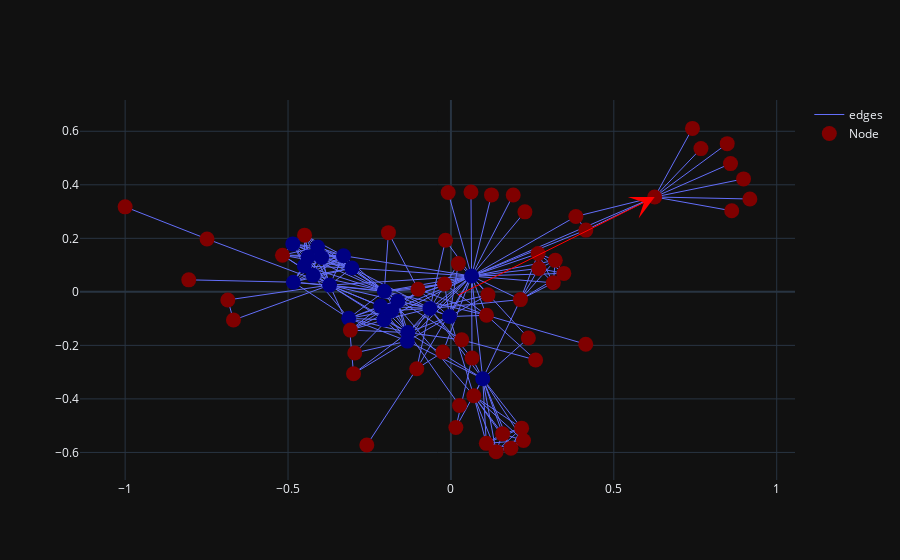

This figure's notebook cell:
### Code cell
%%timeit -n1 -r1
df = other_sims.k_means_matrix_clustering(target_G, target_rad, [measures.global_graph_degree], target_clusters)
fig = visualize.visualize_rdd_kmeans_matrix(target_G, target_rad, [measure_list], pos, target_clusters)
fig.show()
df = df.sort_values('cluster')
# print(df)

clusters = df_to_cluster_list(df)
result = nx.algorithms.community.modularity(target_G, clusters)
print(result)

### Figure 1 — Plotly figure (JSON) as saved in the notebook; plotly's stock layout.template omitted (floating-point values rounded to 4 significant figures; data arrays with more than 128 entries replaced by an {"elided": "..."} marker saying what was removed)
{"data": [{"line": {"width": 1}, "marker": {"color": [1, 1, 1, 1, 1, 1, 1, 1, 1, 1, 1, 0, 1, 1, 1, 1, 1, 1, 1, 1, 1, 1, 1, 0, 0, 0, 0, 0, 1, 1, 1, 1, 1, 1, 1, 1, 1, 1, 1, 1, 1, 0, 1, 1, 1, 1, 1, 1, 0, 1, 1, 1, 1, 1, 1, 0, 1, 0, 0, 0, 1, 0, 0, 0, 0, 0, 0, 1, 0, 0, 0, 0, 1, 1, 1, 1, 1], "colorscale": [[0, "rgb(0,0,131)"], [0.2, "rgb(0,60,170)"], [0.4, "rgb(5,255,255)"], [0.6, "rgb(255,255,0)"], [0.8, "rgb(250,0,0)"], [1, "rgb(128,0,0)"]], "size": 15}, "mode": "lines", "name": "edges", "type": "scatter", "uid": "24fec08b-6a33-4dd9-800b-f8e978c261ed", "x": {"elided": "762 float values"}, "y": {"elided": "762 float values"}}, {"customdata": {"elided": "77x6 mixed values"}, "hovertemplate": "node_name: %{customdata[0]} <br> radius: %{customdata[1]} <br> degree: %{customdata[2]} <br> cluster: %{customdata[3]} <br> nodes_x: %{customdata[4]} <br> nodes_y: %{customdata[5]} <br> ", "marker": {"color": [1, 1, 1, 1, 1, 1, 1, 1, 1, 1, 1, 0, 1, 1, 1, 1, 1, 1, 1, 1, 1, 1, 1, 0, 0, 0, 0, 0, 1, 1, 1, 1, 1, 1, 1, 1, 1, 1, 1, 1, 1, 0, 1, 1, 1, 1, 1, 1, 0, 1, 1, 1, 1, 1, 1, 0, 1, 0, 0, 0, 1, 0, 0, 0, 0, 0, 0, 1, 0, 0, 0, 0, 1, 1, 1, 1, 1], "colorscale": [[0, "rgb(0,0,131)"], [0.2, "rgb(0,60,170)"], [0.4, "rgb(5,255,255)"], [0.6, "rgb(255,255,0)"], [0.8, "rgb(250,0,0)"], [1, "rgb(128,0,0)"]], "size": 15}, "mode": "markers", "name": "Node", "text": ["Myriel", "Napoleon", "MlleBaptistine", "MmeMagloire", "CountessDeLo", "Geborand", "Champtercier", "Cravatte", "Count", "OldMan", "Labarre", "Valjean", "Marguerite", "MmeDeR", "Isabeau", "Gervais", "Tholomyes", "Listolier", "Fameuil", "Blacheville", "Favourite", "Dahlia", "Zephine", "Fantine", "MmeThenardier", "Thenardier", "Cosette", "Javert", "Fauchelevent", "Bamatabois", "Perpetue", "Simplice", "Scaufflaire", "Woman1", "Judge", "Champmathieu", "Brevet", "Chenildieu", "Cochepaille", "Pontmercy", "Boulatruelle", "Eponine", "Anzelma", "Woman2", "MotherInnocent", "Gribier", "Jondrette", "MmeBurgon", "Gavroche", "Gillenormand", "Magnon", "MlleGillenormand", "MmePontmercy", "MlleVaubois", "LtGillenormand", "Marius", "BaronessT", "Mabeuf", "Enjolras", "Combeferre", "Prouvaire", "Feuilly", "Courfeyrac", "Bahorel", "Bossuet", "Joly", "Grantaire", "MotherPlutarch", "Gueulemer", "Babet", "Claquesous", "Montparnasse", "Toussaint", "Child1", "Child2", "Brujon", "MmeHucheloup"], "type": "scatter", "uid": "2fd26d14-c6de-4fd0-a8a6-00d010f7bb40", "x": [0.6255, 0.9176, 0.3836, 0.4141, 0.8619, 0.7414, 0.8582, 0.7674, 0.848, 0.8982, 0.2271, 0.06336, 0.2377, 0.1912, -0.008445, 0.1245, 0.07026, 0.1842, 0.1386, 0.1086, 0.217, 0.2227, 0.1587, 0.09765, -0.1337, -0.1322, -0.004383, -0.06446, -0.1049, 0.2134, 0.01522, 0.06495, 0.06153, -0.01664, 0.2677, 0.2698, 0.3467, 0.3203, 0.3143, 0.03313, 0.02646, -0.3137, -0.2989, 0.02288, -0.02452, -0.2582, -1, -0.7486, -0.3724, -0.1009, -0.2952, 0.1092, 0.26, 0.4139, -0.0197, -0.2044, -0.1918, -0.4837, -0.304, -0.45, -0.4492, -0.3969, -0.423, -0.4091, -0.3296, -0.4385, -0.4852, -0.8047, -0.2156, -0.2054, -0.163, -0.1821, 0.1137, -0.6848, -0.6675, -0.3086, -0.5171], "y": [0.3545, 0.3471, 0.2818, 0.2308, 0.3029, 0.6109, 0.4793, 0.5353, 0.5537, 0.422, 0.2989, 0.05899, -0.1726, 0.3621, 0.3712, 0.3622, -0.3884, -0.584, -0.597, -0.5661, -0.5093, -0.5556, -0.5306, -0.3245, -0.1841, -0.1521, -0.09237, -0.06225, -0.2874, -0.02891, -0.5068, -0.2476, 0.373, 0.1929, 0.143, 0.08721, 0.06904, 0.1177, 0.03383, -0.1794, -0.4249, -0.09901, -0.306, 0.1056, -0.2251, -0.5725, 0.3176, 0.1976, 0.0252, 0.009947, -0.2283, -0.08753, -0.2544, -0.1956, 0.02962, 0.002234, 0.2212, 0.03614, 0.08917, 0.09666, 0.2118, 0.1283, 0.06171, 0.1672, 0.135, 0.1305, 0.1792, 0.04488, -0.05322, -0.1043, -0.03483, -0.07018, -0.01115, -0.03018, -0.1054, -0.1429, 0.137]}], "layout": {"annotations": [{"arrowcolor": "red", "arrowhead": 3, "arrowsize": 4, "axref": "x", "ayref": "y", "showarrow": true, "x": 0.6255, "y": 0.3545}], "dragmode": "pan"}}
